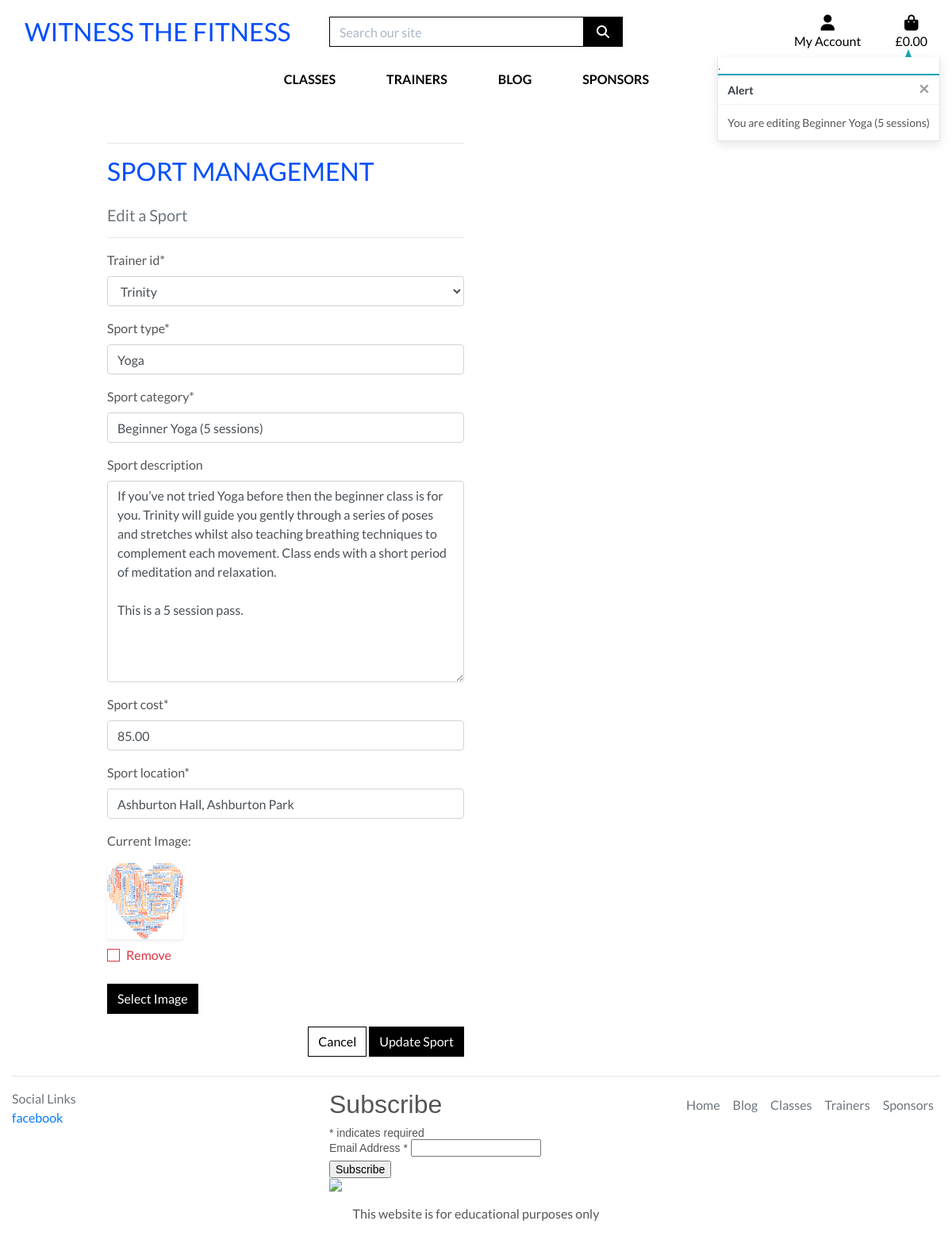
/classes/edit/5 (signed in), run on the app's committed database.
### sports/models.py (models this page shows, shortened)
class Sports(models.Model):
    trainer_id = models.ForeignKey(Trainers, on_delete=models.CASCADE)
    sport_type = models.CharField(max_length=100, null=False, blank=False)
    sport_category = models.CharField(max_length=100, null=False, blank=False)
    sport_description = models.TextField(blank=True)
    sport_cost = models.DecimalField(max_digits=6, decimal_places=2,
                                     null=False, blank=False)
    sport_location = models.CharField(max_length=100, null=False, blank=False)
    sport_image = models.ImageField(null=True, blank=True)
    class Meta:
        verbose_name_plural = 'Sports'

### sports/views.py (the view)
# urls.py: path('edit/<int:sport_id>', views.edit_sport, name='edit_sport'),
def edit_sport(request, sport_id):
    if not request.user.is_superuser:
        messages.error(request,
                       ('Sorry, you do not have permission to view '
                        'this page!'))
        return redirect(reverse('home'))
    sport = get_object_or_404(Sports, pk=sport_id)
    if request.method == 'POST':
        form = SportForm(request.POST, request.FILES, instance=sport)
        if form.is_valid():
            form.save()
            messages.success(request, 'Successfully updated sport')
            return redirect(reverse('sport_detail', args=[sport.id]))
        else:
            messages.error(request,
                           ('Failed to update sport. Please ensure '
                            'the form is valid'))
    else:
        form = SportForm(instance=sport)
        messages.info(request, f'You are editing {sport.sport_category}')
    template = 'sports/edit_sport.html'
    context = {
        'form': form,
        'sport': sport,
    }
    return render(request, template, context)

### sports/forms.py
class SportForm(forms.ModelForm):
    class Meta:
        model = Sports
        fields = '__all__'
    sport_image = forms.ImageField(
        label='Image', required=False, widget=CustomClearableFileInput
        )
    def __init__(self, *args, **kwargs):
        super().__init__(*args, **kwargs)

### bag/contexts.py (called while the page is built, shortened)
def bag_contents(request):
    bag_items = []
    total = 0
    product_count = 0
    bag = request.session.get('bag', {})
    context = {
        'bag_items': bag_items,
        'total': total,
        'product_count': product_count,
    }
    return context

### trainers/models.py (called while the page is built)
    def __str__(self):
        return self.trainer_name

### sports/templates/sports/edit_sport.html (shortened to what this page needs)
{% extends "base.html" %}
{% load static %}
{% block page_header %}
    <div class="container header-container">
    </div>
{% endblock %}
{% block content %}
    <div class="overlay"></div>
    <div class="container">
        <div class="row">
            <div class="col-12 col-md-6">
                <hr>
                <h2 class="logo-font mb-4">Sport Management</h2>
                <h5 class="text-muted">Edit a Sport</h5>
                <hr>
            </div>
        </div>
        <div class="row">
            <div class="col-12 col-md-6">
                <form method="POST" action="{% url 'edit_sport' sport.id %}" class="form mb-2" enctype="multipart/form-data">
                    {% for field in form %}
                        {% if field.name != 'sport_image' %}
                            {{ field | as_crispy_field }}
                        {% else %}
                            {{ field }}
                        {% endif %}
                    {% endfor %}
                    <div class="text-right">
                        <a href="{% url 'sports' %}" class="btn btn-outline-black rounded-0">Cancel</a>
                        <button class="btn btn-black rounded-0" type="submit">Update Sport</button>
                    </div>
                </form>
            </div>
        </div>
    </div>
{% endblock %}

### static/css/base.css (style rules this page uses)
html { height: 100%; }
body { background: url('/media/homepage_background.jpg') no-repeat center center fixed; background-size: cover; height: calc(100vh - 164px); color: #555; font-family: 'Lato'; }
.logo-font { text-transform: uppercase; color: #034efc; }
.btn-black { background: black; color: white; }
.btn-outline-black { background: white; color: black !important; border: 1px solid black; }
.overlay { height: 100%; width: 100%; top: 0; left: 0; position: fixed; background: white; z-index: -1; }
@media (min-width: 1200px) { .container { max-width: 80%; } }
@media (min-width: 992px) { .header-container { padding-top: 164px; } }

### data on the page
Sports: trainer_id "Trinity" "Yoga" "Beginner Yoga (5 sessions)" "If you’ve not tried Yoga before then the beginner class is for you. Trinity will guide you gently through a series of poses and stretches whilst also teaching breathing techniques to complement each movement. Class ends with a short period of meditation and relaxation. This is a 5 session pass." "85.00" "Ashburton Hall, Ashburton Park"

### other printed values
{{ message }} "You are editing Beginner Yoga (5 sessions)"
{{ widget.initial_text }} "Current Image"
{{ widget.clear_checkbox_label }} "Remove"
